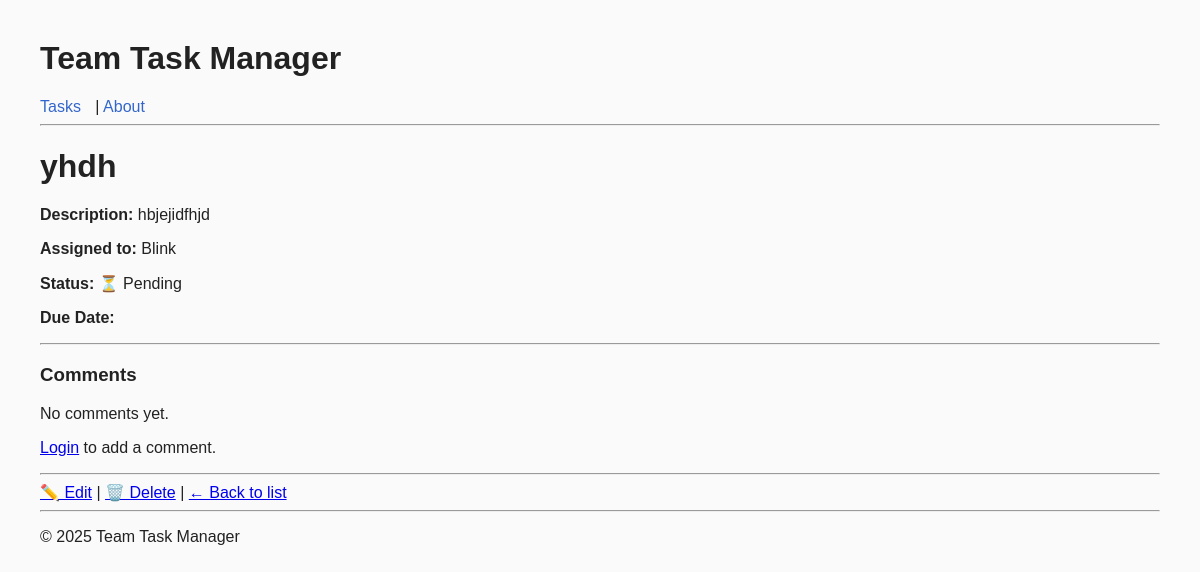
/tasks/task/2/, run on an earlier commit of the app's database.
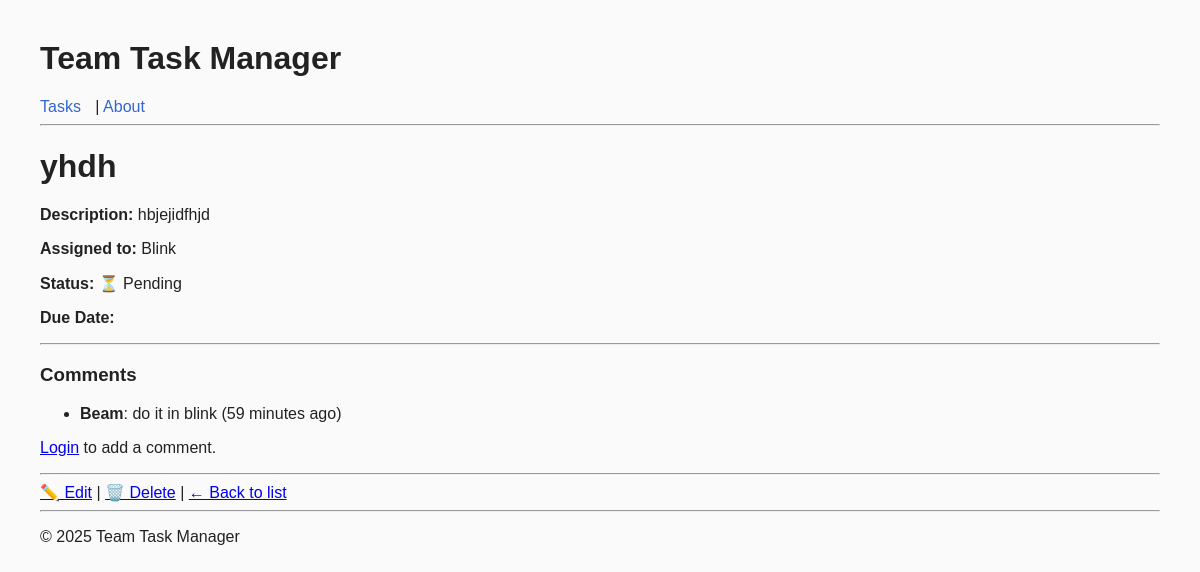
And on a later commit of the database.
### tasks/models.py (models this page shows, shortened)
class Task(models.Model):
    title = models.CharField(max_length = 200)
    description = models. TextField(max_length = 500)
    is_completed = models.BooleanField(default = False)
    assigned_to = models.ForeignKey(settings.AUTH_USER_MODEL, on_delete= models.CASCADE, related_name = 'tasks')
    created_at = models.DateTimeField(auto_now_add = True)
    due_date = models.DateTimeField(null = True, blank = True)

class CustomUser(AbstractUser):
    ROLES = (
        ('manager', 'Manager'),
        ('member', 'Member')
    )
    phone_number = models.CharField(max_length = 20, blank = True, null = True)
    role = models.CharField(max_length = 10, choices =ROLES, default = 'member')
    bio = models.TextField(max_length = 500, blank = True, null = True)

class Comment(models.Model):
    task = models.ForeignKey(Task, on_delete = models.CASCADE, related_name = 'comments')
    author = models.ForeignKey(settings.AUTH_USER_MODEL, on_delete = models.CASCADE)
    text = models.TextField(max_length = 200)
    created_at = models.DateTimeField(auto_now_add = True)

### tasks/views.py (the view)
# urls.py: path('task/<int:pk>/', views.task_detail, name='task_detail'),
def task_detail(request, pk):
    task = get_object_or_404(Task, pk=pk)
    comments = task.comments.all().order_by('-created_at')
    if request.method == 'POST':
        text = request.POST.get('text')
        if text:
            Comment.objects.create(task=task, author=request.user, text=text)
            messages.success(request, 'Comment added!')
            return redirect('task_detail', pk=pk)
    return render(request, 'tasks/task_detail.html', {'task': task, 'comments': comments})

### tasks/templates/tasks/task_detail.html (shortened to what this page needs)
{% extends 'tasks/base.html' %}
{% load static %}
{% block content %}
<h1>{{ task.title }}</h1>
<p><strong>Description:</strong> {{ task.description }}</p>
<p><strong>Assigned to:</strong> {{ task.assigned_to.username }}</p>
<p><strong>Status:</strong> {% if task.is_completed %}✅ Completed{% else %}⏳ Pending{% endif %}</p>
<p><strong>Due Date:</strong> {{ task.due_date|date:"M d, Y H:i" }}</p>
<hr>
<h3>Comments</h3>
{% if comments %}
  <ul>
    {% for comment in comments %}
      <li><strong>{{ comment.author.username }}</strong>: {{ comment.text }} ({{ comment.created_at|timesince }} ago)</li>
    {% endfor %}
  </ul>
{% else %}
  <p>No comments yet.</p>
{% endif %}
{% if user.is_authenticated %}
<form method="POST">
  {% csrf_token %}
  <textarea name="text" rows="3" placeholder="Add a comment..."></textarea><br>
  <button type="submit">Post Comment</button>
</form>
{% else %}
<p><a href="/admin/login/">Login</a> to add a comment.</p>
{% endif %}
<hr>
<a href="{% url 'task_edit' task.pk %}">✏️ Edit</a> |
<a href="{% url 'task_delete' task.pk %}">🗑️ Delete</a> |
<a href="{% url 'task_list' %}">← Back to list</a>
{% endblock %}

### tasks/templates/tasks/base.html (shortened to what this page needs)
{% load static %}
<!DOCTYPE html>
<html lang="en">
  <head>
    <link rel="stylesheet" href="{% static 'css/style.css' %}">
  </head>
  <body>
    <header>
      <h1>Team Task Manager</h1>
      <nav>
        <a href="{% url 'task_list' %}">Tasks</a> |
        <a href="#">About</a>
      </nav>
      <hr>
    </header>
    <main>
      {% block content %}{% endblock %}
    </main>
    <footer>
      <hr>
      <p>&copy; 2025 Team Task Manager</p>
    </footer>
  </body>
</html>

### tasks/static/css/style.css (style rules this page uses)
body { font-family: Arial, sans-serif; background: #fafafa; color: #222; margin: 40px; }
nav a { text-decoration: none; color: #3366cc; margin-right: 10px; }
li { margin-bottom: 10px; }

What changed in the data, as far as the page shows it:
added Comment: author.username "Beam", text "do it in blink", created_at "59 minutes"
Also different on the page:
text no longer shown: "No comments yet."
